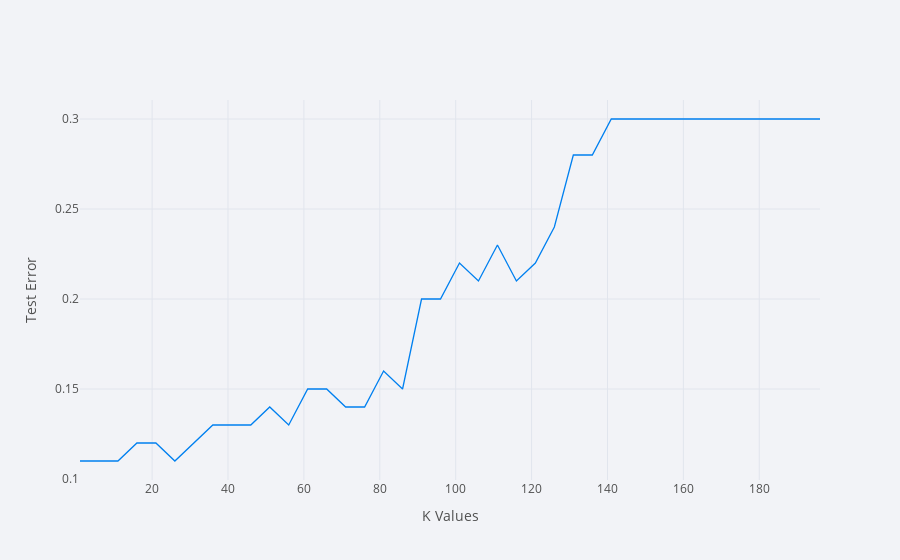

The notebook cell saved with this chart:
### Markdown cell above
##### A. Manhattan Distance with p = 1.

### Code cell
Optimal_k, MaxtestScore = 0, 0
Error_test = []
for k in range_k:
    knn = KNeighborsClassifier(metric='minkowski', p=1 , n_neighbors = k)
    Xtrain,Ytrain = dfTraining.drop(columns = ['class']), dfTraining['class']
    
    knn.fit(Xtrain, Ytrain)
    testScore = knn.score(Xtest,Ytest)
    Ypred = knn.predict(Xtest)
    Train_Error_Records.append(1-knn.score(Xtrain,Ytrain))
    Error_test.append(1-testScore)
    #print(testScore)
    if MaxtestScore < testScore and k>1:
        MaxtestScore = testScore
        Optimal_k = k

CF_Matrix = confusion_matrix(Ytest,Ypred)

Header_Manhattan = ['Max Test Accuracy','Best k value','Test Error','Confusion matrix','F1 Score','Training score','Precision Score']   
Content_Manhattan = [[MaxtestScore,Optimal_k,1-MaxtestScore,CF_Matrix,f1_score(Ytest,Ypred,average='macro')
                      ,knn.score(Xtrain,Ytrain),precision_score(Ytest,Ypred)]]

SummarizeTable(Header_Manhattan,Content_Manhattan)
df_k_error = pd.DataFrame({'k Values': range_k,'Testing errors':Error_test})
df_k_error.iplot(x='k Values', y='Testing errors', xTitle='K Values', yTitle='Test Error')

### Figure 1 — Plotly figure (JSON) as saved in the notebook; plotly's stock layout.template omitted (floating-point values rounded to 4 significant figures)
{"data": [{"line": {"color": "rgba(0, 128, 240, 1.0)", "dash": "solid", "shape": "linear", "width": 1.3}, "mode": "lines", "name": "Testing errors", "text": "", "type": "scatter", "x": [1, 6, 11, 16, 21, 26, 31, 36, 41, 46, 51, 56, 61, 66, 71, 76, 81, 86, 91, 96, 101, 106, 111, 116, 121, 126, 131, 136, 141, 146, 151, 156, 161, 166, 171, 176, 181, 186, 191, 196], "y": [0.11, 0.11, 0.11, 0.12, 0.12, 0.11, 0.12, 0.13, 0.13, 0.13, 0.14, 0.13, 0.15, 0.15, 0.14, 0.14, 0.16, 0.15, 0.2, 0.2, 0.22, 0.21, 0.23, 0.21, 0.22, 0.24, 0.28, 0.28, 0.3, 0.3, 0.3, 0.3, 0.3, 0.3, 0.3, 0.3, 0.3, 0.3, 0.3, 0.3]}], "layout": {"legend": {"bgcolor": "#F2F3F7", "font": {"color": "#505050"}}, "paper_bgcolor": "#F2F3F7", "plot_bgcolor": "#F2F3F7", "title": {"font": {"color": "#484848"}}, "xaxis": {"gridcolor": "#E1E5ED", "showgrid": true, "tickfont": {"color": "#505050"}, "title": {"font": {"color": "#505050"}, "text": "K Values"}, "zerolinecolor": "#E1E5ED"}, "yaxis": {"gridcolor": "#E1E5ED", "showgrid": true, "tickfont": {"color": "#505050"}, "title": {"font": {"color": "#505050"}, "text": "Test Error"}, "zerolinecolor": "#E1E5ED"}}}
